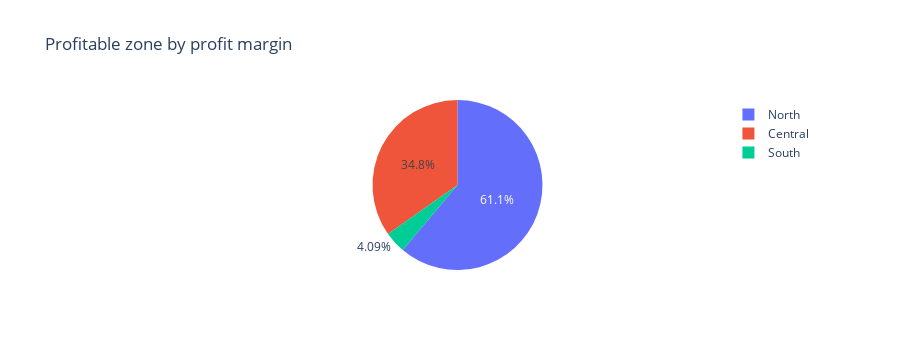

This figure's notebook cell:
### Code cell
fig = px.pie(
    values=zones['profit_margin'], 
    names=zones.index, 
    title='Profitable zone by profit margin',    
)

fig.update_layout(
    autosize=False,
    height=350,
)

fig.show()

### Figure 1 — Plotly figure (JSON) as saved in the notebook; plotly's stock layout.template omitted (floating-point values rounded to 4 significant figures)
{"data": [{"domain": {"x": [0, 1], "y": [0, 1]}, "hovertemplate": "label=%{label}<br>value=%{value}<extra></extra>", "labels": ["Central", "North", "South"], "legendgroup": "", "name": "", "showlegend": true, "type": "pie", "values": [8572000.0, 15080000.0, 1009000.0]}], "layout": {"autosize": false, "height": 350, "legend": {"tracegroupgap": 0}, "title": {"text": "Profitable zone by profit margin"}}}
